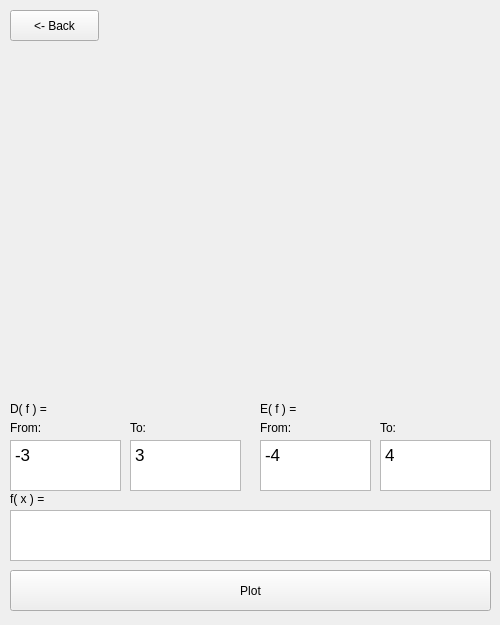
<?xml version="1.0" encoding="UTF-8"?>
<ui version="4.0">
 <class>graph_window</class>
 <widget class="QWidget" name="graph_window">
  <property name="geometry">
   <rect>
    <x>0</x>
    <y>0</y>
    <width>500</width>
    <height>625</height>
   </rect>
  </property>
  <property name="windowTitle">
   <string>Form</string>
  </property>
  <widget class="QPushButton" name="pushButton">
   <property name="geometry">
    <rect>
     <x>10</x>
     <y>10</y>
     <width>89</width>
     <height>31</height>
    </rect>
   </property>
   <property name="text">
    <string>&lt;- Back</string>
   </property>
  </widget>
  <widget class="QPushButton" name="pushButton_2">
   <property name="geometry">
    <rect>
     <x>10</x>
     <y>570</y>
     <width>481</width>
     <height>41</height>
    </rect>
   </property>
   <property name="text">
    <string>Plot</string>
   </property>
  </widget>
  <widget class="QTextEdit" name="functionText">
   <property name="geometry">
    <rect>
     <x>10</x>
     <y>510</y>
     <width>481</width>
     <height>51</height>
    </rect>
   </property>
  </widget>
  <widget class="QCustomPlot" name="widget" native="true">
   <property name="geometry">
    <rect>
     <x>10</x>
     <y>49</y>
     <width>481</width>
     <height>341</height>
    </rect>
   </property>
  </widget>
  <widget class="QLabel" name="label">
   <property name="geometry">
    <rect>
     <x>10</x>
     <y>490</y>
     <width>67</width>
     <height>17</height>
    </rect>
   </property>
   <property name="text">
    <string>f( x ) =</string>
   </property>
  </widget>
  <widget class="QTextEdit" name="dFromText">
   <property name="geometry">
    <rect>
     <x>10</x>
     <y>440</y>
     <width>111</width>
     <height>51</height>
    </rect>
   </property>
   <property name="html">
    <string>&lt;!DOCTYPE HTML PUBLIC &quot;-//W3C//DTD HTML 4.0//EN&quot; &quot;http://www.w3.org/TR/REC-html40/strict.dtd&quot;&gt;
&lt;html&gt;&lt;head&gt;&lt;meta name=&quot;qrichtext&quot; content=&quot;1&quot; /&gt;&lt;meta charset=&quot;utf-8&quot; /&gt;&lt;style type=&quot;text/css&quot;&gt;
p, li { white-space: pre-wrap; }
&lt;/style&gt;&lt;/head&gt;&lt;body style=&quot; font-family:'.AppleSystemUIFont'; font-size:13pt; font-weight:400; font-style:normal;&quot;&gt;
&lt;p style=&quot; margin-top:0px; margin-bottom:0px; margin-left:0px; margin-right:0px; -qt-block-indent:0; text-indent:0px;&quot;&gt;-3&lt;/p&gt;&lt;/body&gt;&lt;/html&gt;</string>
   </property>
  </widget>
  <widget class="QTextEdit" name="eFromText">
   <property name="geometry">
    <rect>
     <x>260</x>
     <y>440</y>
     <width>111</width>
     <height>51</height>
    </rect>
   </property>
   <property name="html">
    <string>&lt;!DOCTYPE HTML PUBLIC &quot;-//W3C//DTD HTML 4.0//EN&quot; &quot;http://www.w3.org/TR/REC-html40/strict.dtd&quot;&gt;
&lt;html&gt;&lt;head&gt;&lt;meta name=&quot;qrichtext&quot; content=&quot;1&quot; /&gt;&lt;meta charset=&quot;utf-8&quot; /&gt;&lt;style type=&quot;text/css&quot;&gt;
p, li { white-space: pre-wrap; }
&lt;/style&gt;&lt;/head&gt;&lt;body style=&quot; font-family:'.AppleSystemUIFont'; font-size:13pt; font-weight:400; font-style:normal;&quot;&gt;
&lt;p style=&quot; margin-top:0px; margin-bottom:0px; margin-left:0px; margin-right:0px; -qt-block-indent:0; text-indent:0px;&quot;&gt;-4&lt;/p&gt;&lt;/body&gt;&lt;/html&gt;</string>
   </property>
  </widget>
  <widget class="QLabel" name="label_2">
   <property name="geometry">
    <rect>
     <x>10</x>
     <y>400</y>
     <width>67</width>
     <height>17</height>
    </rect>
   </property>
   <property name="text">
    <string>D( f ) =</string>
   </property>
  </widget>
  <widget class="QLabel" name="label_3">
   <property name="geometry">
    <rect>
     <x>260</x>
     <y>400</y>
     <width>67</width>
     <height>17</height>
    </rect>
   </property>
   <property name="text">
    <string>E( f ) =</string>
   </property>
  </widget>
  <widget class="QTextEdit" name="dToText">
   <property name="geometry">
    <rect>
     <x>130</x>
     <y>440</y>
     <width>111</width>
     <height>51</height>
    </rect>
   </property>
   <property name="html">
    <string>&lt;!DOCTYPE HTML PUBLIC &quot;-//W3C//DTD HTML 4.0//EN&quot; &quot;http://www.w3.org/TR/REC-html40/strict.dtd&quot;&gt;
&lt;html&gt;&lt;head&gt;&lt;meta name=&quot;qrichtext&quot; content=&quot;1&quot; /&gt;&lt;meta charset=&quot;utf-8&quot; /&gt;&lt;style type=&quot;text/css&quot;&gt;
p, li { white-space: pre-wrap; }
&lt;/style&gt;&lt;/head&gt;&lt;body style=&quot; font-family:'.AppleSystemUIFont'; font-size:13pt; font-weight:400; font-style:normal;&quot;&gt;
&lt;p style=&quot; margin-top:0px; margin-bottom:0px; margin-left:0px; margin-right:0px; -qt-block-indent:0; text-indent:0px;&quot;&gt;3&lt;/p&gt;&lt;/body&gt;&lt;/html&gt;</string>
   </property>
  </widget>
  <widget class="QLabel" name="label_4">
   <property name="geometry">
    <rect>
     <x>10</x>
     <y>420</y>
     <width>41</width>
     <height>16</height>
    </rect>
   </property>
   <property name="text">
    <string>From:</string>
   </property>
  </widget>
  <widget class="QLabel" name="label_5">
   <property name="geometry">
    <rect>
     <x>130</x>
     <y>420</y>
     <width>31</width>
     <height>16</height>
    </rect>
   </property>
   <property name="text">
    <string>To:</string>
   </property>
  </widget>
  <widget class="QTextEdit" name="eToText">
   <property name="geometry">
    <rect>
     <x>380</x>
     <y>440</y>
     <width>111</width>
     <height>51</height>
    </rect>
   </property>
   <property name="html">
    <string>&lt;!DOCTYPE HTML PUBLIC &quot;-//W3C//DTD HTML 4.0//EN&quot; &quot;http://www.w3.org/TR/REC-html40/strict.dtd&quot;&gt;
&lt;html&gt;&lt;head&gt;&lt;meta name=&quot;qrichtext&quot; content=&quot;1&quot; /&gt;&lt;meta charset=&quot;utf-8&quot; /&gt;&lt;style type=&quot;text/css&quot;&gt;
p, li { white-space: pre-wrap; }
&lt;/style&gt;&lt;/head&gt;&lt;body style=&quot; font-family:'.AppleSystemUIFont'; font-size:13pt; font-weight:400; font-style:normal;&quot;&gt;
&lt;p style=&quot; margin-top:0px; margin-bottom:0px; margin-left:0px; margin-right:0px; -qt-block-indent:0; text-indent:0px;&quot;&gt;4&lt;/p&gt;&lt;/body&gt;&lt;/html&gt;</string>
   </property>
  </widget>
  <widget class="QLabel" name="label_6">
   <property name="geometry">
    <rect>
     <x>260</x>
     <y>420</y>
     <width>41</width>
     <height>16</height>
    </rect>
   </property>
   <property name="text">
    <string>From:</string>
   </property>
  </widget>
  <widget class="QLabel" name="label_7">
   <property name="geometry">
    <rect>
     <x>380</x>
     <y>420</y>
     <width>31</width>
     <height>16</height>
    </rect>
   </property>
   <property name="text">
    <string>To:</string>
   </property>
  </widget>
 </widget>
 <customwidgets>
  <customwidget>
   <class>QCustomPlot</class>
   <extends>QWidget</extends>
   <header>qcustomplot.h</header>
   <container>1</container>
  </customwidget>
 </customwidgets>
 <resources/>
 <connections/>
</ui>
